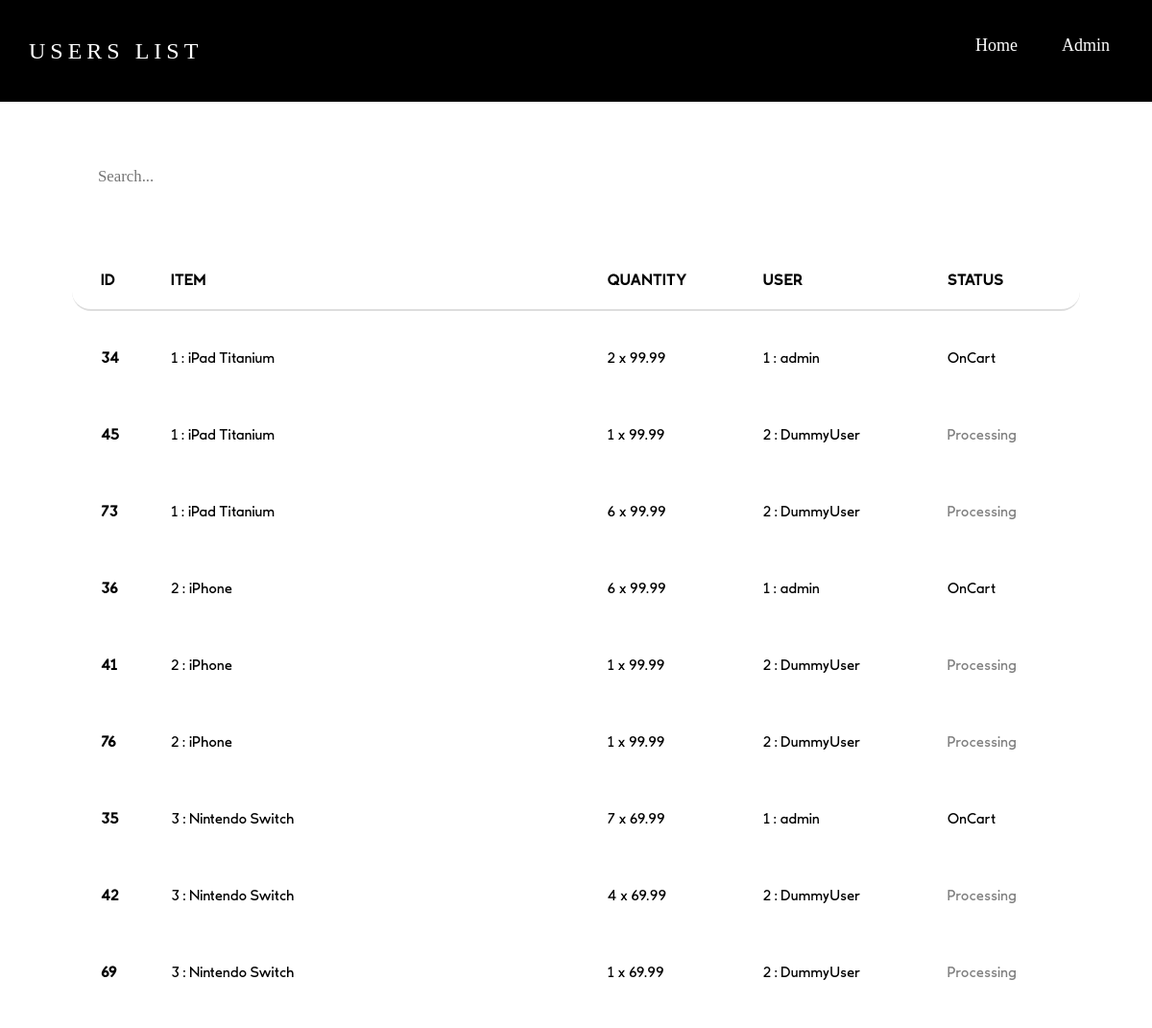
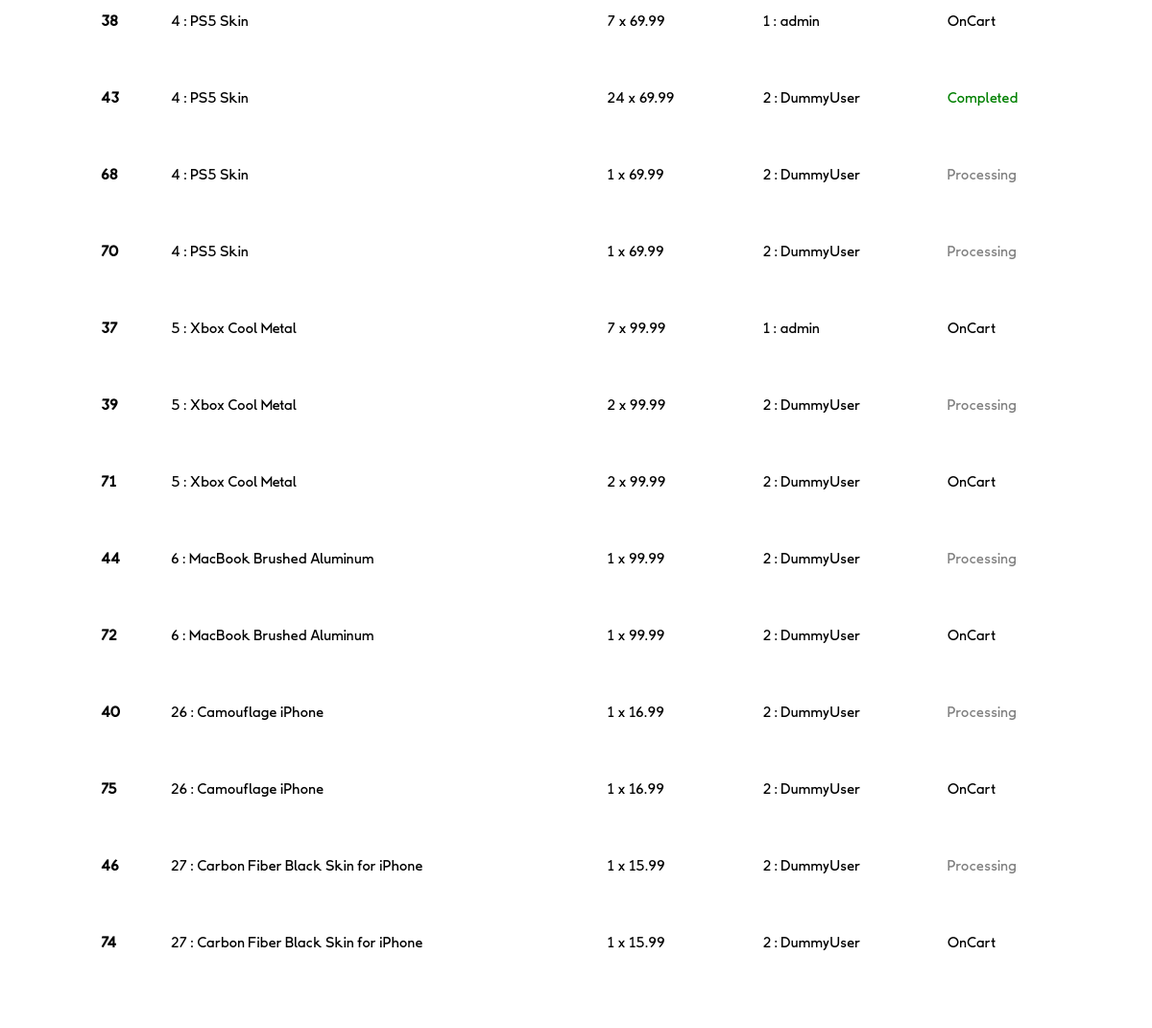
/pages/admin/ordersList.php (signed in), run on an earlier commit of the app's database (2 pictures, top to bottom).
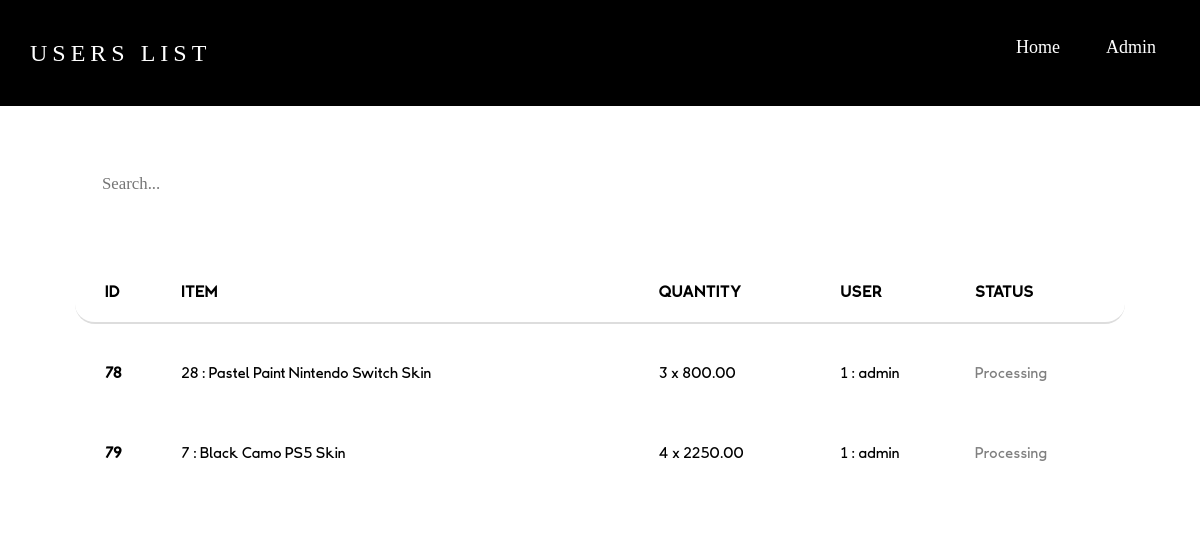
And on a later commit of the database.
### tables this page shows
CREATE TABLE `orders` (
  `order_id` int(11) NOT NULL,
  `product_id` int(11) NOT NULL,
  `quantity` int(11) NOT NULL,
  `user_id` int(11) NOT NULL,
  `status` enum('OnCart','Cancelled','Delivered','InTransit','PickUpAvailable','OrderProblem','Processing','Returned','Completed') NOT NULL DEFAULT 'OnCart'
);

CREATE TABLE `products` (
  `product_id` int(11) NOT NULL,
  `itemName` varchar(255) NOT NULL,
  `brand_model` varchar(255) DEFAULT NULL,
  `imagePath` varchar(255) NOT NULL,
  `product_type` enum('Set Product Type','Phone','Case','Peripheral','Console','Mousepad','Tablet','Laptop','Personal Computer') DEFAULT NULL,
  `description` text NOT NULL,
  `price` decimal(10,2) NOT NULL,
  `stock` int(11) NOT NULL
);

CREATE TABLE `profile` (
  `user_id` int(11) NOT NULL,
  `username` varchar(50) NOT NULL,
  `password` varchar(200) NOT NULL,
  `firstName` varchar(200) NOT NULL,
  `lastName` varchar(200) NOT NULL,
  `email` varchar(200) NOT NULL,
  `mobile` varchar(200) NOT NULL,
  `address` varchar(200) NOT NULL,
  `role` enum('user','admin') NOT NULL DEFAULT 'user'
);

### pages/admin/ordersList.php (the view, shortened to what this page needs)
<?php
$servername = "localhost";
$username = "root";
$password = "";
$database = "onlinestore";
$conn = mysqli_connect($servername, $username, $password, $database);
$sql = 'SELECT orders.order_id, orders.product_id, orders.quantity, products.itemName, products.price, profile.user_id, profile.username, orders.status
FROM orders
INNER JOIN products ON orders.product_id = products.product_id
INNER JOIN profile ON orders.user_id = profile.user_id';
$results = mysqli_query($conn, $sql);
?>
<!DOCTYPE html>
<html lang="en">
<head>
    <link rel="stylesheet" href="../../css/style.css">
    <link rel="stylesheet" href="https://maxcdn.bootstrapcdn.com/bootstrap/3.4.1/css/bootstrap.min.css">
</head>
<body class="stillBackground">
    <nav class="navigationbar sticky">
        <div class="logo"><a href="#">USERS LIST</a></div>
        <ul class="nav-links">
            <div class="menu">
                <li><a href="../../index.php">Home</a></li>
                <li><a href="admin.php">Admin</a></li>
            </div>
        </ul>
    </nav>
    <div class="products">
        <form>
            <input id="search" type="text" autocomplete="off" placeholder="Search...">
        </form>
        <div class="container table-responsive py-5" style="color: black; font-family: LaachirDeeper !important;font-size: larger; width: 100%;">
            <table class="myTable table">
                <thead style="height: 60px;">
                    <tr style="letter-spacing: 1px;">
                        <th scope="col">ID</th>
                        <th scope="col">ITEM</th>
                        <th scope="col">QUANTITY</th>
                        <th scope="col">USER</th>
                        <th scope="col">STATUS</th>
                    </tr>
                </thead>
                <tbody>
                    <?php
                    foreach ($results as $result) { ?>
                        <tr class="cardHolder" style="height: 60px;">
                            <th scope="row" ><?php echo htmlspecialchars($result['order_id']) ?></th>
                            <td class="name"><?php echo htmlspecialchars($result['product_id']." : ".$result['itemName']) ?></td>
                            <td ><?php echo htmlspecialchars($result['quantity']." x ".$result['price']) ?></td>
                            <td class="description"><?php echo htmlspecialchars($result['user_id']." : ".$result['username']) ?></td>
                            <td class="alt">
                                <?php
                                    $status = htmlspecialchars($result['status']);
                                    $color = "";
                                    switch ($status) {
                                        case "OnCart":
                                            $color = "black";
                                            break;
                                        case "Completed":
                                            $color = "green";
                                            break;
                                        case "Processing":
                                            $color = "gray";
                                            break;
                                    }
                                    echo "<span style='color: $color;'>$status</span>";
                                ?>
                            </td>
                        </tr>
                    <?php }
                    ?>
                </tbody>
            </table>
        </div>
    </div>
</body>
</html>

What changed in the data, as far as the page shows it:
removed orders: order_id "34", product.itemName "1 : iPad Titanium", quantity.price "2 x 99.99", user.username "1 : admin", status "OnCart"
removed orders: order_id "45", product.itemName "1 : iPad Titanium", quantity.price "1 x 99.99", user.username "2 : DummyUser", status "Processing"
removed orders: order_id "73", product.itemName "1 : iPad Titanium", quantity.price "6 x 99.99", user.username "2 : DummyUser", status "Processing"
removed orders: order_id "36", product.itemName "2 : iPhone", quantity.price "6 x 99.99", user.username "1 : admin", status "OnCart"
removed orders: order_id "41", product.itemName "2 : iPhone", quantity.price "1 x 99.99", user.username "2 : DummyUser", status "Processing"
removed orders: order_id "76", product.itemName "2 : iPhone", quantity.price "1 x 99.99", user.username "2 : DummyUser", status "Processing"
removed orders: order_id "35", product.itemName "3 : Nintendo Switch", quantity.price "7 x 69.99", user.username "1 : admin", status "OnCart"
removed orders: order_id "42", product.itemName "3 : Nintendo Switch", quantity.price "4 x 69.99", user.username "2 : DummyUser", status "Processing"
removed orders: order_id "69", product.itemName "3 : Nintendo Switch", quantity.price "1 x 69.99", user.username "2 : DummyUser", status "Processing"
removed orders: order_id "38", product.itemName "4 : PS5 Skin", quantity.price "7 x 69.99", user.username "1 : admin", status "OnCart"
removed orders: order_id "43", product.itemName "4 : PS5 Skin", quantity.price "24 x 69.99", user.username "2 : DummyUser", status "Completed"
removed orders: order_id "68", product.itemName "4 : PS5 Skin", quantity.price "1 x 69.99", user.username "2 : DummyUser", status "Processing"
removed orders: order_id "70", product.itemName "4 : PS5 Skin", quantity.price "1 x 69.99", user.username "2 : DummyUser", status "Processing"
removed orders: order_id "37", product.itemName "5 : Xbox Cool Metal", quantity.price "7 x 99.99", user.username "1 : admin", status "OnCart"
removed orders: order_id "39", product.itemName "5 : Xbox Cool Metal", quantity.price "2 x 99.99", user.username "2 : DummyUser", status "Processing"
removed orders: order_id "71", product.itemName "5 : Xbox Cool Metal", quantity.price "2 x 99.99", user.username "2 : DummyUser", status "OnCart"
removed orders: order_id "44", product.itemName "6 : MacBook Brushed Aluminum", quantity.price "1 x 99.99", user.username "2 : DummyUser", status "Processing"
removed orders: order_id "72", product.itemName "6 : MacBook Brushed Aluminum", quantity.price "1 x 99.99", user.username "2 : DummyUser", status "OnCart"
removed orders: order_id "40", product.itemName "26 : Camouflage iPhone", quantity.price "1 x 16.99", user.username "2 : DummyUser", status "Processing"
removed orders: order_id "75", product.itemName "26 : Camouflage iPhone", quantity.price "1 x 16.99", user.username "2 : DummyUser", status "OnCart"
removed orders: order_id "46", product.itemName "27 : Carbon Fiber Black Skin for iPhone", quantity.price "1 x 15.99", user.username "2 : DummyUser", status "Processing"
removed orders: order_id "74", product.itemName "27 : Carbon Fiber Black Skin for iPhone", quantity.price "1 x 15.99", user.username "2 : DummyUser", status "OnCart"
added orders: order_id "78", product.itemName "28 : Pastel Paint Nintendo Switch Skin", quantity.price "3 x 800.00", user.username "1 : admin", status "Processing"
added orders: order_id "79", product.itemName "7 : Black Camo PS5 Skin", quantity.price "4 x 2250.00", user.username "1 : admin", status "Processing"
